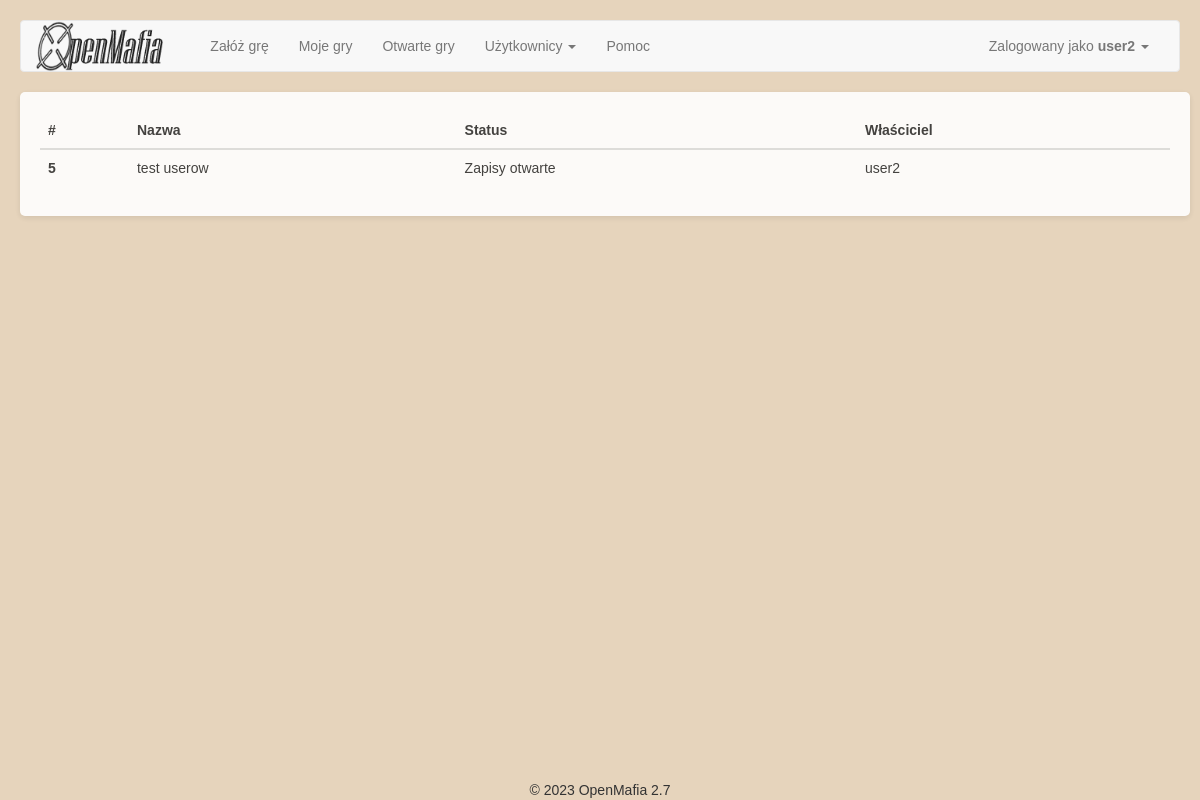
The page /game/list (signed in) on the database as committed earlier.
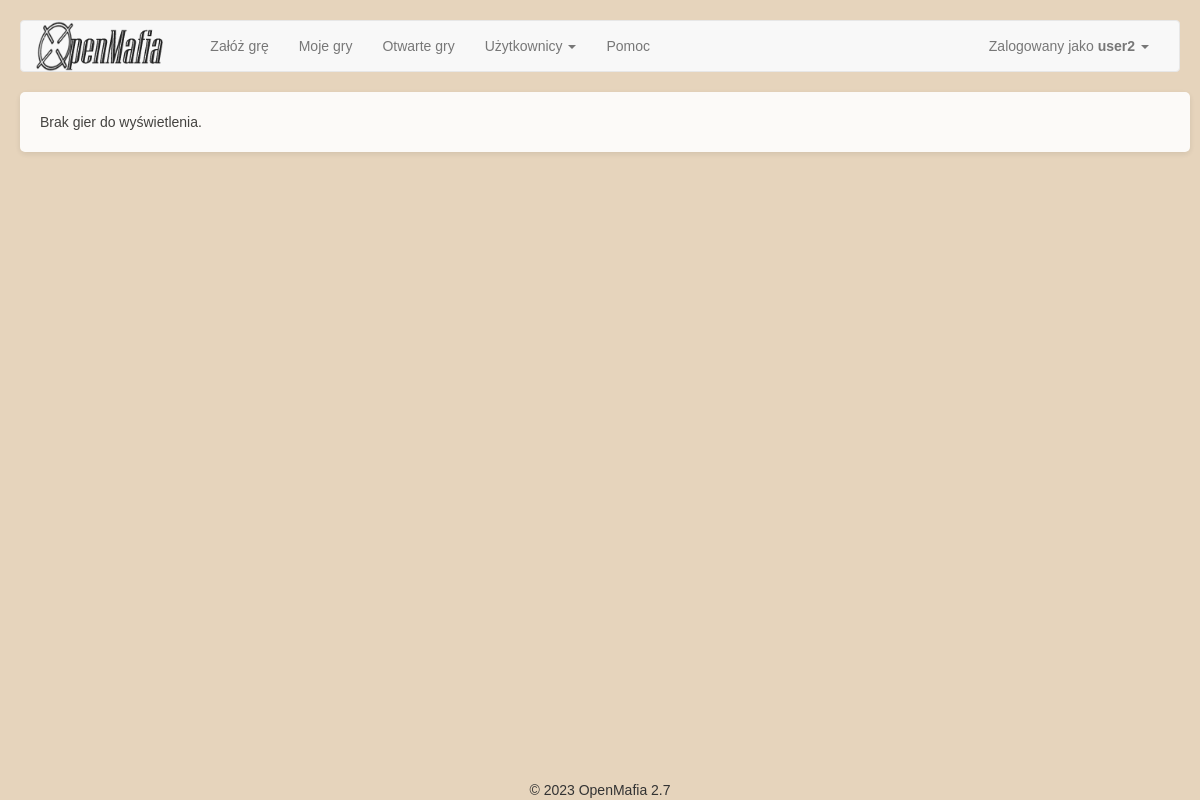
The same page on the database as committed later.
### app/Engine/DB/models.py (models this page shows, shortened)
class User(db.Model):
    __tablename__ = 'User'
    id = db.Column(db.Integer, primary_key=True)
    user = db.Column(db.String(64), unique=True)
    password = db.Column(db.String(500))
    name = db.Column(db.String(500))
    email = db.Column(db.String(120), unique=True)
    is_active = db.Column(db.Boolean)
    def is_active(self):
        return True

class Game(db.Model):
    __tablename__ = 'Game'
    id = db.Column(db.Integer, primary_key=True)
    name = db.Column(db.String(500))
    day_no = db.Column(db.Integer)
    phase = db.Column(db.Integer)
    status_id = db.Column(db.Integer, ForeignKey('Status.id'), default=1)
    owner_id = db.Column(db.Integer, ForeignKey('User.id'))
    start_time = db.Column(db.DateTime(timezone=True))
    game_type_id = db.Column(db.Integer, ForeignKey('GameType.id'))
    owner = relationship("User", uselist=False)
    status = relationship("Status", uselist=False)
    game_players = relationship("GamePlayer", back_populates='game')
    roles = relationship("Game_Roles")
    phases = relationship("Game_Phases")
    game_config = relationship("Game_Configuration")
    game_type = relationship("GameType")

class Status(db.Model):
    __tablename__ = 'Status'
    id = db.Column(db.Integer, primary_key=True)
    name = db.Column(db.String(100))
    visible_name = db.Column(db.String(100))

### app/SetupGameModule/views.py (the view)
@SetupGameModule.route('list', methods=['GET', 'POST'])
@SetupGameModule.route('list/<game_type>', methods=['GET', 'POST'])
@login_required
def game_list(game_type='open_games'):
    db_api = GameApi()
    games = db_api.list_games(game_type)
    return render_template('SetupGameModule_list.html', games=games)

### app/Engine/DB/db_api.py (called while the page is built, shortened)
    def list_games(self, game_type='all', user=None):
        if game_type == 'all':
            return Game.query.all()
        elif game_type == 'all_but_cancelled':
            status_id = self._get_status_id('cancelled')
            return Game.query.filter(Game.status_id != status_id).all()
        elif game_type == 'open_games':
            status_id = self._get_status_id('enrollment_open')
            return Game.query.filter(Game.status_id == status_id).all()
        elif game_type == 'my_games':
            if user is None:
                user = current_user
            status_id = self._get_status_id('cancelled')
            games = Game.query.filter(Game.status_id != status_id).all()
            return [game for game in games if user.id in [player.user_id for player in game.game_players]]
        else:
            return None

    def _get_status_id(self, status_name):
        statuses = Status.query.all()
        return [status.id for status in statuses if status.name == status_name][0]

### app/views.py (called while the page is built)
@app.before_request
def before_request():
    g.user = current_user

@lm.user_loader
def load_user(id):
    return User.query.get(int(id))

### app/SetupGameModule/templates/SetupGameModule_list.html (shortened to what this page needs)
{% extends "base.html" %}
{% import "bootstrap/wtf.html" as wtf %}
{% block styles %}
{{ super() }}
<link rel="stylesheet" type="text/css" href="{{ url_for('SetupGameModule.static', filename='css/styles.css') }}">
{% endblock %}
{%block main_content%}
    {% if games|length > 0 %}
    <table class="table table-hover">
      <thead>
        <tr>
          <th scope="col">#</th>
          <th scope="col">Nazwa</th>
          <th scope="col">Status</th>
          <th scope="col">Właściciel</th>
        </tr>
      </thead>
      <tbody>
        {% for game in games %}
        {% if game.status.name == 'in_progress'%}
        {% set link = '../' + game.id|string + '/lobby' %}
        {% else %}
        {% set link = '../' + game.id|string + '/game_configuration' %}
        {% endif %}
        <tr onclick="document.location = '{{ link }}';">
         <th scope="row">{{ game.id }}</th>
            <td>{{ game.name }}</td>
            <td>{{ game.status.visible_name }}</td>
            <td>{{ game.owner.name }}</td>
        </tr>
        {% endfor %}
        </tbody>
    </table>
    {% else %}
    Brak gier do wyświetlenia.
    {% endif %}
{%endblock%}

### app/templates/base.html (shortened to what this page needs)
{% extends "bootstrap/base.html" %}
{% block styles %}
{{ super() }}
<link rel="stylesheet" type="text/css" href="{{ url_for('static', filename='css/base_styles.css') }}">
<link rel="stylesheet" type="text/css" href="{{ url_for('static', filename='css/bootstrap_table.css') }}">
{% endblock %}
{% block navbar %}
<nav class="navbar navbar-default" id="nav">
	<div class="container-fluid">
	  <div class="navbar-header">
		<a href="/"><img height="50" style="padding-right: 32px" src="{{ url_for('static', filename='images/logo.png') }}"/></a>
	  </div>
	  <div class="collapse navbar-collapse" id="bs-example-navbar-collapse-1">
		<ul class="nav navbar-nav">
			<li {{ 'class=active' if request.endpoint == 'SetupGameModule.setup_game' }} ><a href="{{ url_for('SetupGameModule.setup_game')}}">Załóż grę</a></li>
			<li><a href="{{ url_for('SetupGameModule.game_list')}}/my_games">Moje gry</a></li>
			<li><a href="{{ url_for('SetupGameModule.game_list')}}/open_games">Otwarte gry</a></li>
			<li class="dropdown">
				<a href="#" class="dropdown-toggle" data-toggle="dropdown" role="button" aria-haspopup="true" aria-expanded="false">Użytkownicy <span class="caret"></span></a>
			</li>
			<li><a href="{{ url_for('help_page')}}">Pomoc</a></li>
		</ul>
		<ul class="nav navbar-nav navbar-right">
		  <li><a href="#"></a></li>
		  <li class="dropdown">
			<a href="#" class="dropdown-toggle" data-toggle="dropdown" role="button" aria-haspopup="true" aria-expanded="false">
				{% if current_user.is_authenticated %}
				Zalogowany jako <b>{{ current_user.user }}</b>
				{% else %}
					Gość
				{% endif %}
				<span class="caret"></span>
			</a>
		  </li>
		</ul>
	  </div>
	</div>
  </nav>
{% endblock %}
{%block content %}
<div class="container">
	{%block main_content%}{%endblock%}
</div>
{% block footer %}
<div class="footer">&copy; 2023 OpenMafia 2.7</div>
{%- endblock footer %}
{%endblock%}

### app/static/css/base_styles.css (style rules this page uses)
.footer { position: fixed; left: 0; bottom: 0; width: 100%; text-align: center; text-size: small; }
@media (min-width: 768px) { body { font-family: Arial, sans-serif; background-color: rgb(230, 212, 188); margin: 0; padding: 20px; height: 100vh; } }
@media (min-width: 768px) { .container { margin: 0 auto; background-color: #ffffff; border-radius: 5px; padding: 20px; box-shadow: 0 2px 6px rgba(0, 0, 0, 0.1); opacity: 0.9; } }

Rows that differ between the two databases and show on the page:
no longer on this page (row edited): Game: id "5", name "test userow", status.visible_name "Zapisy otwarte", owner.name "user2"
Other text that changed with them:
text no longer shown: "# Nazwa Status Właściciel"
text now shown: "Brak gier do wyświetlenia."
